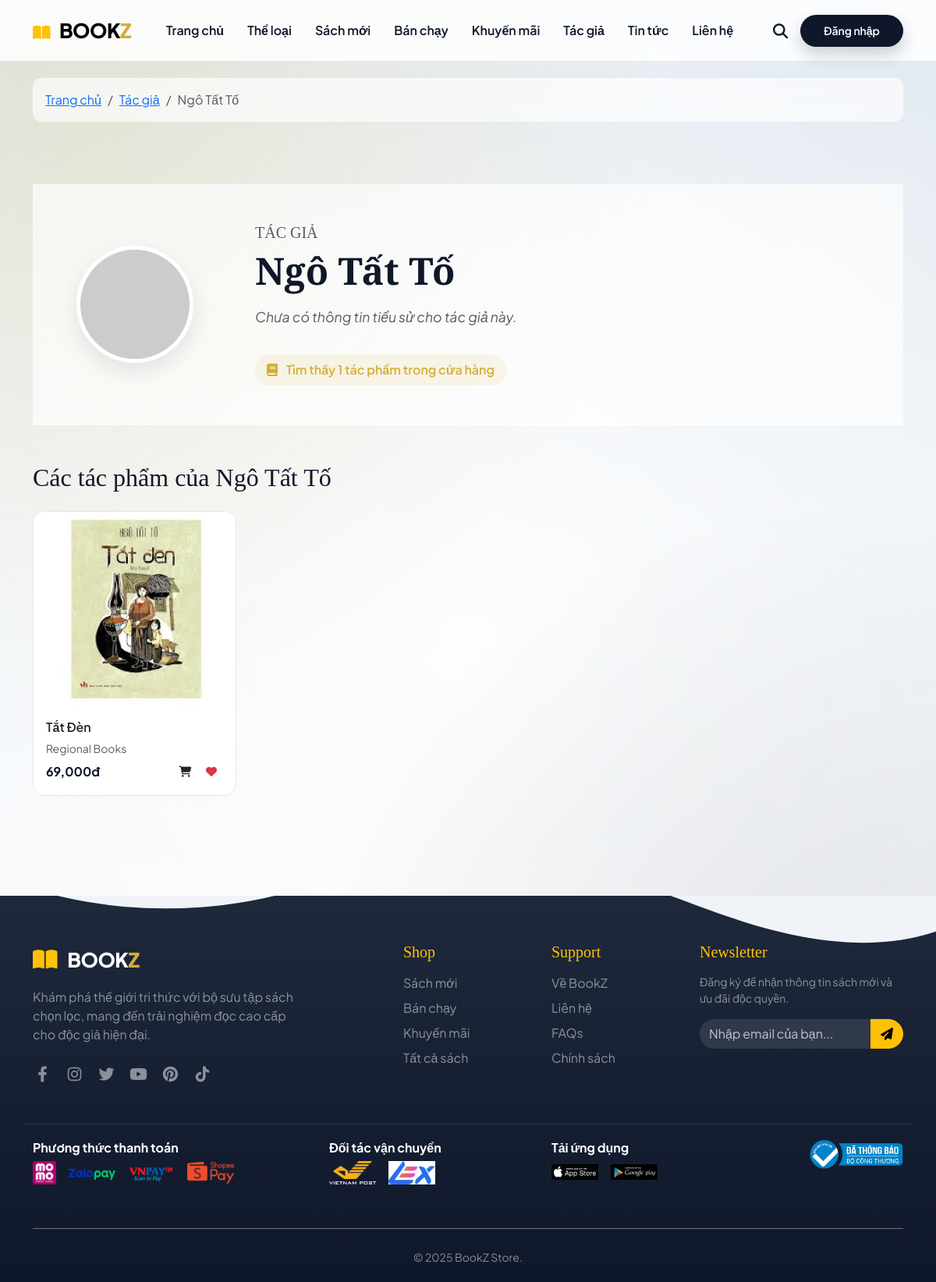
Page /author.php?value=Ngô+Tất+Tố on the earlier database version.
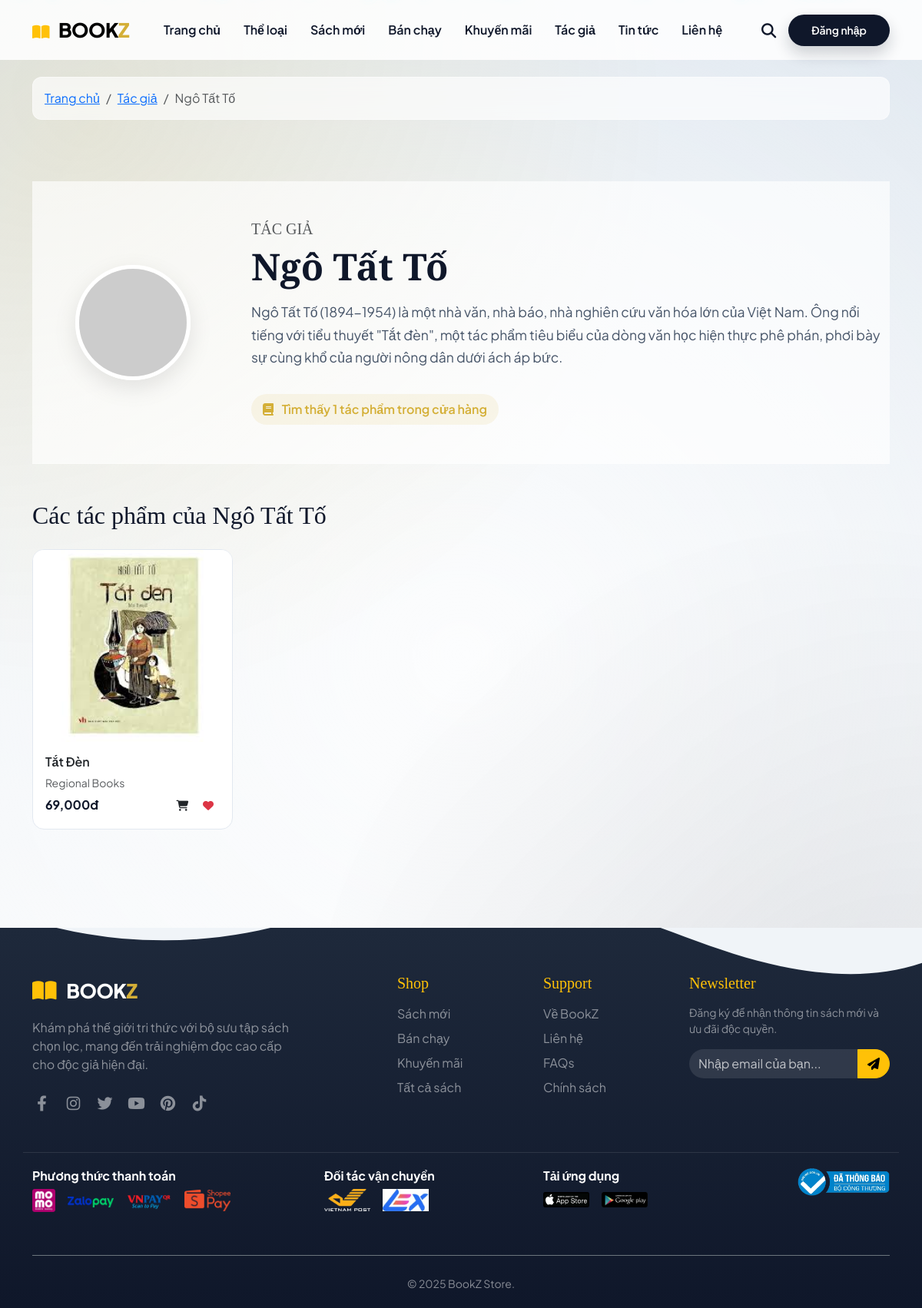
Same page on the later database version.
### tables this page shows
CREATE TABLE IF NOT EXISTS `products` (
  `PID` varchar(25) NOT NULL,
  `Title` varchar(255) NOT NULL,
  `Author` varchar(255) NOT NULL,
  `MRP` float NOT NULL,
  `Price` float NOT NULL,
  `Discount` int(11) DEFAULT NULL,
  `Available` int(11) NOT NULL,
  `Publisher` varchar(255) DEFAULT NULL,
  `Edition` varchar(20) DEFAULT NULL,
  `Category` varchar(255) DEFAULT NULL,
  `Description` text,
  `Language` varchar(255) DEFAULT NULL,
  `page` int(5) DEFAULT NULL,
  `weight` int(4) DEFAULT '500',
  PRIMARY KEY (`PID`)
);

CREATE TABLE `authors` (
  `id` int(11) NOT NULL AUTO_INCREMENT,
  `name` varchar(255) NOT NULL,
  `biography` text,
  `image_url` varchar(512) DEFAULT NULL,
  PRIMARY KEY (`id`),
  UNIQUE KEY `name` (`name`)
);

### Author.php (the view, shortened to what the rows shown need)
<?php
include 'header.php';
$author_name = isset($_GET['value']) ? trim($_GET['value']) : '';
if (empty($author_name)) {
    $all_authors = [];
    $result_all_authors = $con->query("SELECT name, image_url FROM authors ORDER BY name ASC");
    if ($result_all_authors && $result_all_authors->num_rows > 0) {
        while ($row = $result_all_authors->fetch_assoc()) {
            $all_authors[] = $row;
        }
    }
    $page_title = "Tất cả tác giả";
} else {
    $author_info = null;
    $stmt_author = $con->prepare("SELECT name, biography, image_url FROM authors WHERE name = ?");
    $stmt_author->bind_param("s", $author_name);
    $stmt_author->execute();
    $result_author = $stmt_author->get_result();
    if ($result_author && $result_author->num_rows > 0) {
        $author_info = $result_author->fetch_assoc();
    }
    $books = [];
    $stmt_books = $con->prepare("SELECT PID, Title, Price, MRP, Category FROM products WHERE Author = ? ORDER BY Title ASC");
    $stmt_books->bind_param("s", $author_name);
    $stmt_books->execute();
    $result_books = $stmt_books->get_result();
    if ($result_books && $result_books->num_rows > 0) {
        while ($row = $result_books->fetch_assoc()) {
            $books[] = $row;
        }
    }
}
?>
<div class="container" style="padding-top: 100px;">
    <?php if (empty($author_name)) : ?>
        <div class="py-5" style="margin-top: 80px;">
            <h1 class="author-title text-center mb-5">Tất Cả Tác Giả</h1>
            <?php if (!empty($all_authors)) : ?>
                <div class="row g-4">
                    <?php foreach ($all_authors as $author) : ?>
                        <?php
                        $author_avatar = !empty($author['image_url'])
                            ? htmlspecialchars($author['image_url'])
                            : "https://ui-avatars.com/api/?name=" . urlencode($author['name']) . "&background=d2af37&color=fff&size=150&font-size=0.33&bold=true";
                        ?>
                        <div class="col-lg-3 col-md-4 col-sm-6">
                            <div class="card product-card h-100 text-center">
                                <a href="author.php?value=<?php echo urlencode($author['name']); ?>" class="text-decoration-none">
                                    <div class="card-body d-flex flex-column align-items-center justify-content-center">
                                        <img src="<?php echo $author_avatar; ?>" alt="Ảnh của <?php echo htmlspecialchars($author['name']); ?>" class="author-avatar-lg mb-3">
                                        <h6 class="product-title text-dark"><?php echo htmlspecialchars($author['name']); ?></h6>
                                    </div>
                                </a>
                            </div>
                        </div>
                    <?php endforeach; ?>
                </div>
            <?php else : ?>
                <p class="text-center text-muted">Chưa có tác giả nào trong cửa hàng.</p>
            <?php endif; ?>
        </div>
    <?php else : ?>
        <div class="author-header">
            <div class="row align-items-center">
                <div class="col-md-9">
                    <h5 class="text-muted text-uppercase letter-spacing-2 mb-2">Tác giả</h5>
                    <h1 class="author-title mb-3"><?php echo htmlspecialchars($author_name); ?></h1>
                    <?php if (!empty($author_info['biography'])) : ?>
                        <p class="author-bio"><?php echo htmlspecialchars($author_info['biography']); ?></p>
                    <?php else : ?>
                        <p class="author-bio fst-italic text-muted">Chưa có thông tin tiểu sử cho tác giả này.</p>
                    <?php endif; ?>
                    <div class="book-count-badge mt-3">
                        <i class="fas fa-book me-2"></i>
                        Tìm thấy <?php echo count($books); ?> tác phẩm trong cửa hàng
                    </div>
                </div>
            </div>
        </div>
        <div class="py-5">
            <h2 class="mb-4">Các tác phẩm của <?php echo htmlspecialchars($author_name); ?></h2>
            <?php if (!empty($books)) : ?>
                <div class="row g-4">
                    <?php foreach ($books as $book) : ?>
                        <div class="col-lg-3 col-md-4 col-sm-6">
                            <div class="card product-card h-100">
                                <a href="product.php?pid=<?php echo $book['PID']; ?>">
                                    <div class="product-img">
                                        <img src="img/books/<?php echo $book['PID']; ?>.jpg" class="card-img-top" alt="<?php echo htmlspecialchars($book['Title']); ?>">
                                    </div>
                                </a>
                                <div class="card-body d-flex flex-column">
                                    <h6 class="product-title mb-2">
                                        <a href="description.php?ID=<?php echo $book['PID']; ?>" class="text-decoration-none text-dark"><?php echo htmlspecialchars($book['Title']); ?></a>
                                    </h6>
                                    <div class="mt-auto">
                                        <p class="text-muted small mb-1"><?php echo htmlspecialchars($book['Category']); ?></p>
                                        <div class="d-flex justify-content-between align-items-center">
                                            <p class="product-price mb-0"><?php echo number_format($book['Price']); ?>đ</p>
                                            <div>
                                                <a href="cart.php?ID=<?php echo $book['PID']; ?>&quantity=1" class="btn btn-sm btn-outline-dark border-0" title="Thêm vào giỏ"><i class="fas fa-shopping-cart"></i></a>
                                                <a href="wishlist.php?ID=<?php echo $book['PID']; ?>" class="btn btn-sm btn-outline-danger border-0" title="Yêu thích"><i class="fas fa-heart"></i></a>
                                            </div>
                                        </div>
                                    </div>
                                </div>
                            </div>
                        </div>
                    <?php endforeach; ?>
                </div>
            <?php else : ?>
                <p class="text-center text-muted">Chưa có sách nào của tác giả này được thêm vào cửa hàng.</p>
            <?php endif; ?>
        </div>
    <?php endif; ?>
</div>
<?php
include 'footer.php';
?>

Differences in the rows shown:
now on this page (row edited): authors: biography "Ngô Tất Tố (1894-1954) là một nhà văn, nhà báo, nhà nghiên cứu văn hóa lớn của Việt Nam. Ông nổi tiếng với tiểu thuyết \"Tắt đèn\", một tác phẩm tiêu biểu của dòng văn học hiện thực phê phán, phơi bày sự cùng khổ của người nông dân dưới ách áp bức."
Other differences:
text no longer shown: "Chưa có thông tin tiểu sử cho tác giả này."
